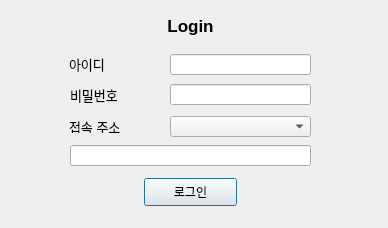
<?xml version="1.0" encoding="UTF-8"?>
<ui version="4.0">
 <class>dialog</class>
 <widget class="QDialog" name="dialog">
  <property name="geometry">
   <rect>
    <x>0</x>
    <y>0</y>
    <width>388</width>
    <height>228</height>
   </rect>
  </property>
  <property name="windowTitle">
   <string>Login</string>
  </property>
  <widget class="QLabel" name="label_username">
   <property name="geometry">
    <rect>
     <x>69</x>
     <y>53</y>
     <width>91</width>
     <height>21</height>
    </rect>
   </property>
   <property name="font">
    <font>
     <pointsize>10</pointsize>
    </font>
   </property>
   <property name="text">
    <string>아이디</string>
   </property>
   <property name="alignment">
    <set>Qt::AlignLeading|Qt::AlignLeft|Qt::AlignVCenter</set>
   </property>
  </widget>
  <widget class="QLabel" name="label_password">
   <property name="geometry">
    <rect>
     <x>70</x>
     <y>84</y>
     <width>81</width>
     <height>21</height>
    </rect>
   </property>
   <property name="font">
    <font>
     <pointsize>10</pointsize>
    </font>
   </property>
   <property name="text">
    <string>비밀번호</string>
   </property>
   <property name="alignment">
    <set>Qt::AlignLeading|Qt::AlignLeft|Qt::AlignVCenter</set>
   </property>
  </widget>
  <widget class="QLineEdit" name="lineEdit_username">
   <property name="geometry">
    <rect>
     <x>170</x>
     <y>54</y>
     <width>141</width>
     <height>21</height>
    </rect>
   </property>
  </widget>
  <widget class="QLineEdit" name="lineEdit_password">
   <property name="geometry">
    <rect>
     <x>170</x>
     <y>84</y>
     <width>141</width>
     <height>21</height>
    </rect>
   </property>
   <property name="echoMode">
    <enum>QLineEdit::Password</enum>
   </property>
  </widget>
  <widget class="QPushButton" name="btn_login">
   <property name="geometry">
    <rect>
     <x>144</x>
     <y>178</y>
     <width>93</width>
     <height>28</height>
    </rect>
   </property>
   <property name="text">
    <string>로그인</string>
   </property>
  </widget>
  <widget class="QLabel" name="label_title">
   <property name="geometry">
    <rect>
     <x>150</x>
     <y>10</y>
     <width>81</width>
     <height>31</height>
    </rect>
   </property>
   <property name="font">
    <font>
     <pointsize>13</pointsize>
     <weight>75</weight>
     <bold>true</bold>
    </font>
   </property>
   <property name="text">
    <string>Login</string>
   </property>
   <property name="alignment">
    <set>Qt::AlignCenter</set>
   </property>
  </widget>
  <widget class="QLabel" name="label">
   <property name="geometry">
    <rect>
     <x>69</x>
     <y>121</y>
     <width>56</width>
     <height>12</height>
    </rect>
   </property>
   <property name="font">
    <font>
     <pointsize>10</pointsize>
    </font>
   </property>
   <property name="text">
    <string>접속 주소</string>
   </property>
  </widget>
  <widget class="QComboBox" name="combo_url">
   <property name="geometry">
    <rect>
     <x>170</x>
     <y>116</y>
     <width>141</width>
     <height>21</height>
    </rect>
   </property>
  </widget>
  <widget class="QLineEdit" name="label_url">
   <property name="geometry">
    <rect>
     <x>70</x>
     <y>145</y>
     <width>241</width>
     <height>21</height>
    </rect>
   </property>
  </widget>
 </widget>
 <resources/>
 <connections/>
</ui>
